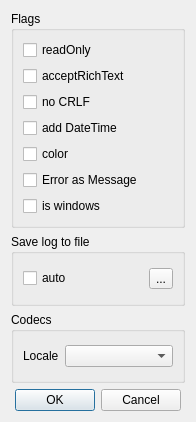
<?xml version="1.0" encoding="UTF-8"?>
<ui version="4.0">
 <class>Log_options</class>
 <widget class="QDialog" name="Log_options">
  <property name="geometry">
   <rect>
    <x>0</x>
    <y>0</y>
    <width>196</width>
    <height>422</height>
   </rect>
  </property>
  <property name="windowTitle">
   <string>Form</string>
  </property>
  <layout class="QVBoxLayout" name="verticalLayout_4">
   <item>
    <widget class="QGroupBox" name="gb_flags">
     <property name="title">
      <string>Flags</string>
     </property>
     <layout class="QVBoxLayout" name="verticalLayout_2">
      <item>
       <widget class="QCheckBox" name="cb_readOnly">
        <property name="text">
         <string>readOnly</string>
        </property>
       </widget>
      </item>
      <item>
       <widget class="QCheckBox" name="cb_acceptRichText">
        <property name="text">
         <string>acceptRichText</string>
        </property>
       </widget>
      </item>
      <item>
       <widget class="QCheckBox" name="cb_NoCRLF">
        <property name="text">
         <string>no CRLF</string>
        </property>
       </widget>
      </item>
      <item>
       <widget class="QCheckBox" name="cb_add_DateTime">
        <property name="text">
         <string>add DateTime</string>
        </property>
       </widget>
      </item>
      <item>
       <widget class="QCheckBox" name="cb_Color">
        <property name="text">
         <string>color</string>
        </property>
       </widget>
      </item>
      <item>
       <widget class="QCheckBox" name="cb_ErrorAsMessage">
        <property name="text">
         <string>Error as Message</string>
        </property>
       </widget>
      </item>
      <item>
       <widget class="QCheckBox" name="cb_Text_Is_Windows">
        <property name="text">
         <string>is windows</string>
        </property>
       </widget>
      </item>
     </layout>
    </widget>
   </item>
   <item>
    <widget class="QGroupBox" name="gb_autosave">
     <property name="title">
      <string>Save log to file</string>
     </property>
     <layout class="QHBoxLayout" name="horizontalLayout">
      <item>
       <widget class="QCheckBox" name="cb_autosave">
        <property name="text">
         <string>auto</string>
        </property>
       </widget>
      </item>
      <item>
       <widget class="QToolButton" name="btn_choice_filename">
        <property name="text">
         <string>...</string>
        </property>
       </widget>
      </item>
     </layout>
    </widget>
   </item>
   <item>
    <widget class="QGroupBox" name="gb_codecs">
     <property name="title">
      <string>Codecs</string>
     </property>
     <layout class="QVBoxLayout" name="verticalLayout_5">
      <item>
       <layout class="QHBoxLayout" name="horizontalLayout_2">
        <item>
         <widget class="QLabel" name="label_2">
          <property name="sizePolicy">
           <sizepolicy hsizetype="Fixed" vsizetype="Preferred">
            <horstretch>0</horstretch>
            <verstretch>0</verstretch>
           </sizepolicy>
          </property>
          <property name="text">
           <string>Locale</string>
          </property>
         </widget>
        </item>
        <item>
         <widget class="QComboBox" name="cb_CodecForCStrings"/>
        </item>
       </layout>
      </item>
     </layout>
    </widget>
   </item>
   <item>
    <widget class="QDialogButtonBox" name="buttonBox">
     <property name="standardButtons">
      <set>QDialogButtonBox::Cancel|QDialogButtonBox::Ok</set>
     </property>
     <property name="centerButtons">
      <bool>true</bool>
     </property>
    </widget>
   </item>
  </layout>
 </widget>
 <resources/>
 <connections/>
</ui>
